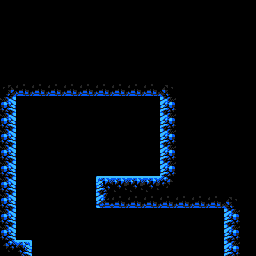

Tiled map render using the project's own tile images. Description and the whole map definition, tile-layer contents included, below:
An orthogonal 16x16 tile map with 16x16 px tiles, 1 tile layer (main), 2 tilesets and 1 object (b_0).

<map version="1.0" orientation="orthogonal" renderorder="right-down" width="16" height="16" tilewidth="16" tileheight="16" nextobjectid="7">
 <properties>
  <property name="isStart" type="bool" value="true" />
 </properties>
 <tileset firstgid="1" source="../corpus.tsx" />
 <tileset firstgid="12097" source="../../connectors.tsx" />
 <layer name="main" width="16" height="16">
  <data>
   <tile gid="0" />
   <tile gid="0" />
   <tile gid="0" />
   <tile gid="0" />
   <tile gid="0" />
   <tile gid="0" />
   <tile gid="0" />
   <tile gid="0" />
   <tile gid="0" />
   <tile gid="0" />
   <tile gid="0" />
   <tile gid="0" />
   <tile gid="0" />
   <tile gid="0" />
   <tile gid="0" />
   <tile gid="0" />
   <tile gid="0" />
   <tile gid="0" />
   <tile gid="0" />
   <tile gid="0" />
   <tile gid="0" />
   <tile gid="0" />
   <tile gid="0" />
   <tile gid="0" />
   <tile gid="0" />
   <tile gid="0" />
   <tile gid="0" />
   <tile gid="0" />
   <tile gid="0" />
   <tile gid="0" />
   <tile gid="0" />
   <tile gid="0" />
   <tile gid="0" />
   <tile gid="0" />
   <tile gid="0" />
   <tile gid="0" />
   <tile gid="0" />
   <tile gid="0" />
   <tile gid="0" />
   <tile gid="0" />
   <tile gid="0" />
   <tile gid="0" />
   <tile gid="0" />
   <tile gid="0" />
   <tile gid="0" />
   <tile gid="0" />
   <tile gid="0" />
   <tile gid="0" />
   <tile gid="0" />
   <tile gid="0" />
   <tile gid="0" />
   <tile gid="0" />
   <tile gid="0" />
   <tile gid="0" />
   <tile gid="0" />
   <tile gid="0" />
   <tile gid="0" />
   <tile gid="0" />
   <tile gid="0" />
   <tile gid="0" />
   <tile gid="0" />
   <tile gid="0" />
   <tile gid="0" />
   <tile gid="0" />
   <tile gid="0" />
   <tile gid="0" />
   <tile gid="0" />
   <tile gid="0" />
   <tile gid="0" />
   <tile gid="0" />
   <tile gid="0" />
   <tile gid="0" />
   <tile gid="0" />
   <tile gid="0" />
   <tile gid="0" />
   <tile gid="0" />
   <tile gid="0" />
   <tile gid="0" />
   <tile gid="0" />
   <tile gid="0" />
   <tile gid="4036" />
   <tile gid="4226" />
   <tile gid="4226" />
   <tile gid="4226" />
   <tile gid="4226" />
   <tile gid="4226" />
   <tile gid="4226" />
   <tile gid="4226" />
   <tile gid="4226" />
   <tile gid="4226" />
   <tile gid="4037" />
   <tile gid="0" />
   <tile gid="0" />
   <tile gid="0" />
   <tile gid="0" />
   <tile gid="0" />
   <tile gid="4131" />
   <tile gid="0" />
   <tile gid="0" />
   <tile gid="0" />
   <tile gid="0" />
   <tile gid="0" />
   <tile gid="0" />
   <tile gid="0" />
   <tile gid="0" />
   <tile gid="0" />
   <tile gid="4129" />
   <tile gid="0" />
   <tile gid="0" />
   <tile gid="0" />
   <tile gid="0" />
   <tile gid="0" />
   <tile gid="4131" />
   <tile gid="0" />
   <tile gid="0" />
   <tile gid="0" />
   <tile gid="0" />
   <tile gid="0" />
   <tile gid="0" />
   <tile gid="0" />
   <tile gid="0" />
   <tile gid="0" />
   <tile gid="4129" />
   <tile gid="0" />
   <tile gid="0" />
   <tile gid="0" />
   <tile gid="0" />
   <tile gid="0" />
   <tile gid="4131" />
   <tile gid="0" />
   <tile gid="0" />
   <tile gid="0" />
   <tile gid="0" />
   <tile gid="0" />
   <tile gid="0" />
   <tile gid="0" />
   <tile gid="0" />
   <tile gid="0" />
   <tile gid="4129" />
   <tile gid="0" />
   <tile gid="0" />
   <tile gid="0" />
   <tile gid="0" />
   <tile gid="0" />
   <tile gid="4131" />
   <tile gid="0" />
   <tile gid="0" />
   <tile gid="0" />
   <tile gid="0" />
   <tile gid="0" />
   <tile gid="0" />
   <tile gid="0" />
   <tile gid="0" />
   <tile gid="0" />
   <tile gid="4129" />
   <tile gid="0" />
   <tile gid="0" />
   <tile gid="0" />
   <tile gid="0" />
   <tile gid="0" />
   <tile gid="4131" />
   <tile gid="0" />
   <tile gid="0" />
   <tile gid="0" />
   <tile gid="0" />
   <tile gid="0" />
   <tile gid="0" />
   <tile gid="0" />
   <tile gid="0" />
   <tile gid="0" />
   <tile gid="4129" />
   <tile gid="0" />
   <tile gid="0" />
   <tile gid="0" />
   <tile gid="0" />
   <tile gid="0" />
   <tile gid="4131" />
   <tile gid="0" />
   <tile gid="0" />
   <tile gid="0" />
   <tile gid="0" />
   <tile gid="0" />
   <tile gid="4033" />
   <tile gid="4034" />
   <tile gid="4034" />
   <tile gid="4034" />
   <tile gid="4133" />
   <tile gid="0" />
   <tile gid="0" />
   <tile gid="0" />
   <tile gid="0" />
   <tile gid="0" />
   <tile gid="4131" />
   <tile gid="0" />
   <tile gid="0" />
   <tile gid="0" />
   <tile gid="0" />
   <tile gid="0" />
   <tile gid="4225" />
   <tile gid="4226" />
   <tile gid="4226" />
   <tile gid="4226" />
   <tile gid="4226" />
   <tile gid="4226" />
   <tile gid="4226" />
   <tile gid="4226" />
   <tile gid="4037" />
   <tile gid="0" />
   <tile gid="4131" />
   <tile gid="0" />
   <tile gid="0" />
   <tile gid="0" />
   <tile gid="0" />
   <tile gid="0" />
   <tile gid="0" />
   <tile gid="0" />
   <tile gid="0" />
   <tile gid="0" />
   <tile gid="0" />
   <tile gid="0" />
   <tile gid="0" />
   <tile gid="0" />
   <tile gid="4129" />
   <tile gid="0" />
   <tile gid="4131" />
   <tile gid="0" />
   <tile gid="0" />
   <tile gid="0" />
   <tile gid="0" />
   <tile gid="0" />
   <tile gid="0" />
   <tile gid="0" />
   <tile gid="0" />
   <tile gid="0" />
   <tile gid="0" />
   <tile gid="0" />
   <tile gid="0" />
   <tile gid="0" />
   <tile gid="4129" />
   <tile gid="0" />
   <tile gid="4132" />
   <tile gid="4035" />
   <tile gid="0" />
   <tile gid="0" />
   <tile gid="0" />
   <tile gid="0" />
   <tile gid="0" />
   <tile gid="0" />
   <tile gid="0" />
   <tile gid="0" />
   <tile gid="0" />
   <tile gid="0" />
   <tile gid="0" />
   <tile gid="0" />
   <tile gid="4129" />
   <tile gid="0" />
  </data>
 </layer>
 <objectgroup name="connectors">
  <object id="6" type="b_0" gid="12100" x="16" y="256" width="16" height="16" />
 </objectgroup>
</map>
